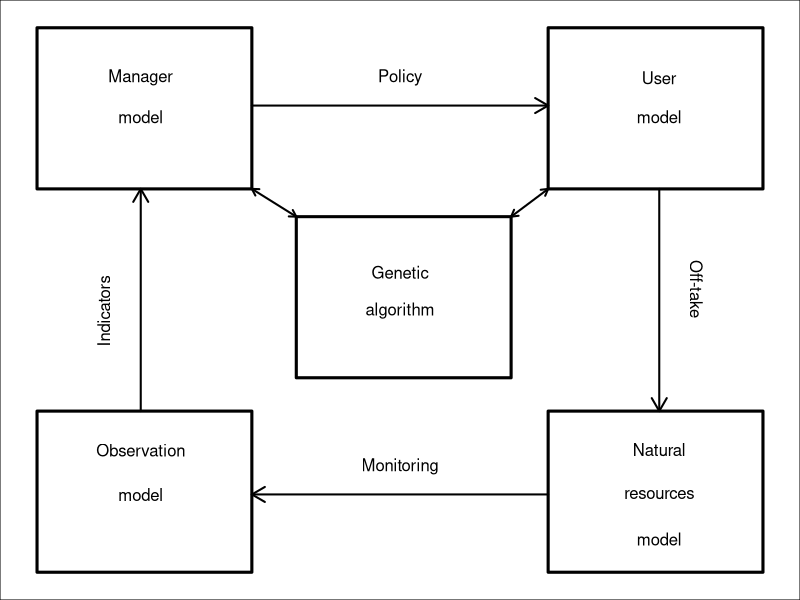

Source code (R):
## ---- chunk 1
mbox <- function(x0, x1, y0, y1){
    xx <- seq(from=x0, to=x1, length.out = 100);
    yy <- seq(from=y0, to=y1, length.out = 100);
    xd <- c(rep(x0, 100), xx, rep(x1,100), rev(xx));
    yd <- c(yy, rep(y1,100), rev(yy), rep(y0, 100));
    return(list(x=xd, y=yd));
}
par(mar=c(0,0,0,0));
plot(x = 0, y = 0, type = "n", xlim = c(0, 100), ylim = c(0, 100), 
     xaxt = "n", yaxt = "n", xlab = "", ylab = "");
# Manager model 
manger_model_box <- mbox(x0 = 1, x1 = 30, y0 = 70, y1 = 99);
polygon(x = manger_model_box$x, y = manger_model_box$y, lwd = 3);
text(x = 15, y = 90, cex = 1.0, labels = "Manager");
text(x = 15, y = 83, cex = 1.0, labels = "model");
# User model
user_model_box <- mbox(x0 = 70, x1 = 99, y0 = 70, y1 = 99);
polygon(x = user_model_box$x, y = user_model_box$y, lwd = 3);
text(x = 85, y = 90, cex = 1.0, labels = "User");
text(x = 85, y = 83, cex = 1.0, labels = "model");
# Observation model
observe_model_box <- mbox(x0 = 1, x1 = 30, y0 = 1, y1 = 30);
polygon(x = observe_model_box$x, y = observe_model_box$y, lwd = 3);
text(x = 15, y = 23, cex = 1.0, labels = "Observation");
text(x = 15, y = 15, cex = 1.0, labels = "model");
# Resource model
resource_model_box <- mbox(x0 = 70, x1 = 99, y0 = 1, y1 = 30);
polygon(x = resource_model_box$x, y = resource_model_box$y, lwd = 3);
text(x = 85, y = 23, cex = 1.0, labels = "Natural");
text(x = 85, y = 15, cex = 1.0, labels = "resources");
text(x = 85, y = 7,  cex = 1.0, labels = "model");
# Game-theoretic (genetic algorithm) model
game_model_box <- mbox(x0 = 36, x1 = 65, y0 = 36, y1 = 65);
polygon(x = game_model_box$x, y = game_model_box$y, lwd = 3);
text(x=50, y=55, labels="Genetic", cex=1.0);
text(x=50, y=48, labels="algorithm", cex=1.0);
# Arrows indicating direction of GMSE model
arrows(x0=15, x1=15, y0=30, y1=70, lwd=2, length=0.15);
arrows(x0=30, x1=70, y0=85, y1=85, lwd=2, length=0.15);
arrows(x0=85, x1=85, y0=70, y1=30, lwd=2, length=0.15);
arrows(x0=70, x1=30, y0=15, y1=15, lwd=2, length=0.15);
arrows(x0=30, x1=36, y0=70, y1=65, lwd=2, length=0.075, code=3);
arrows(x0=65, x1=70, y0=65, y1=70, lwd=2, length=0.075, code=3);
text(x=50, y=90, labels="Policy", cex = 1.0);
text(x=50, y=20, labels="Monitoring", cex = 1.0);
text(x=10, y=48, labels="Indicators", srt=90, cex = 1.0);
text(x=90, y=52, labels="Off-take", srt=-90, cex = 1.0);
